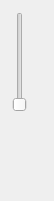
<?xml version="1.0" encoding="UTF-8"?>
<ui version="4.0">
 <class>QVolumeWgt</class>
 <widget class="QWidget" name="QVolumeWgt">
  <property name="geometry">
   <rect>
    <x>0</x>
    <y>0</y>
    <width>54</width>
    <height>201</height>
   </rect>
  </property>
  <property name="maximumSize">
   <size>
    <width>160</width>
    <height>16777215</height>
   </size>
  </property>
  <property name="windowTitle">
   <string>Form</string>
  </property>
  <layout class="QVBoxLayout" name="verticalLayout_2" stretch="8,2">
   <property name="spacing">
    <number>0</number>
   </property>
   <property name="leftMargin">
    <number>12</number>
   </property>
   <property name="topMargin">
    <number>12</number>
   </property>
   <property name="rightMargin">
    <number>12</number>
   </property>
   <property name="bottomMargin">
    <number>12</number>
   </property>
   <item>
    <widget class="QSlider" name="VolumeSlider">
     <property name="minimumSize">
      <size>
       <width>0</width>
       <height>100</height>
      </size>
     </property>
     <property name="maximumSize">
      <size>
       <width>16777215</width>
       <height>100</height>
      </size>
     </property>
     <property name="maximum">
      <number>100</number>
     </property>
     <property name="pageStep">
      <number>0</number>
     </property>
     <property name="tracking">
      <bool>true</bool>
     </property>
     <property name="orientation">
      <enum>Qt::Vertical</enum>
     </property>
    </widget>
   </item>
   <item>
    <widget class="QLabel" name="VolumeNum">
     <property name="sizePolicy">
      <sizepolicy hsizetype="Fixed" vsizetype="Expanding">
       <horstretch>0</horstretch>
       <verstretch>0</verstretch>
      </sizepolicy>
     </property>
     <property name="minimumSize">
      <size>
       <width>30</width>
       <height>0</height>
      </size>
     </property>
     <property name="maximumSize">
      <size>
       <width>30</width>
       <height>16777215</height>
      </size>
     </property>
     <property name="text">
      <string/>
     </property>
     <property name="alignment">
      <set>Qt::AlignLeading|Qt::AlignLeft|Qt::AlignVCenter</set>
     </property>
     <property name="margin">
      <number>0</number>
     </property>
    </widget>
   </item>
  </layout>
 </widget>
 <resources/>
 <connections/>
</ui>
